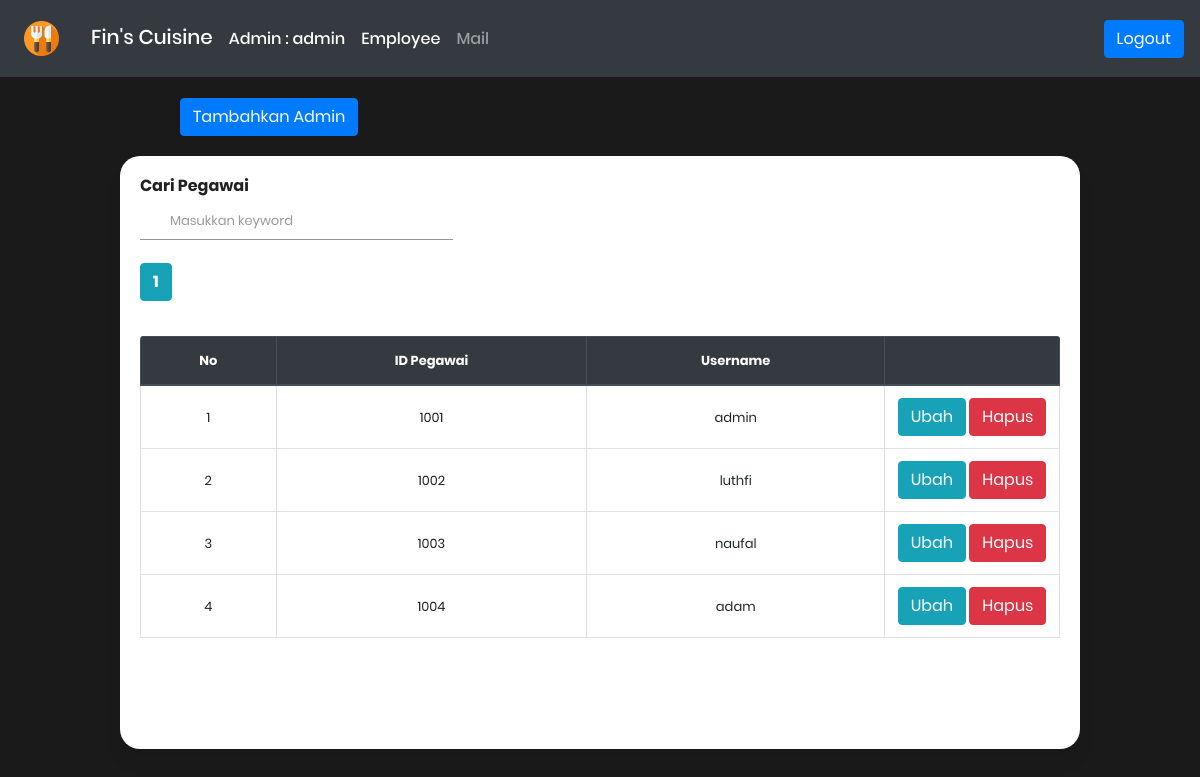
Page /admin/index_admin.php (signed in) on the committed database.
### tables this page shows
CREATE TABLE `admin_resto` (
  `employee_id` int(11) NOT NULL,
  `employee_username` varchar(50) NOT NULL,
  `employee_password` varchar(50) NOT NULL,
  `employee_access` varchar(50) NOT NULL
);

### admin/functions.php (called while the page is built, shortened)
<?php
    $db_connect = mysqli_connect("localhost", "root", "",
    "db_restoran");
    function query($query){
        global $db_connect;
        $db_result = mysqli_query($db_connect, $query);
        $rows = [];
        while($row = mysqli_fetch_assoc($db_result)){
            $rows[] = $row;
        }
        return $rows;
    }
?>

### admin/index_admin.php (the view, shortened to what this page needs)
<?php
    require 'functions.php';
    $username = $_SESSION["success_FinsResto"];
    $page_data_load = 4;
    $page_data_total = count(query("SELECT * FROM admin_resto"));
    $page_total = ceil($page_data_total / $page_data_load);
    $page_active = (isset($_GET['page'])) ? $_GET["page"]: 1;
    $page_first_data =
    ($page_data_load * $page_active) - $page_data_load;
    $admin = query("SELECT * FROM admin_resto
    LIMIT $page_first_data, $page_data_load");
?>
<!DOCTYPE html>
<html lang="en">
<head>
    <link rel="stylesheet" href="https://stackpath.bootstrapcdn.com/bootstrap/4.4.1/css/bootstrap.min.css">
    <link rel="stylesheet" href="fonts/material-icon/css/material-design-iconic-font.min.css">
    <link rel="stylesheet" href="css/style.css">
</head>
<body style="background-color : #1a1a1a;">
    <?php
        if(isset($_SESSION["success_FinsResto"]) && $_SESSION["success_FinsResto"] != ''){
            $username = $_SESSION["success_FinsResto"];
        }
    ?>
<nav class="navbar navbar-expand-lg navbar-dark bg-dark fixed-top">
  <a class="navbar-brand" href="index.php"><img src="images/cutlery.png" class="card-img m-2" style="width: 35px;" alt="..."></a>
  <div class="collapse navbar-collapse" id="navbarSupportedContent">
    <ul class="navbar-nav mr-auto">
      <li class="nav-item mt-1 active">
        <a class="nav-link" href="index.php"><h5>Fin's Cuisine</h5></a>
      </li>
      <li class="nav-item mt-2 active">
        <a class="nav-link" href="index.php"><h6>Admin : <?= $username?></h6><span class="sr-only">(current)</span></a>
      </li>
      <li class="nav-item mt-2 active">
        <a class="nav-link" href="index_admin.php"><h6>Employee</h6></a>
      </li>
      <li class="nav-item mt-2">
        <a class="nav-link" href="contact.php"><h6>Mail</h6></a>
      </li>
    </ul>
    <a href="logout.php" class="btn btn-primary" role="button">Logout</a>
  </div>
</nav>
    <section class="signup mt-5">
        <button class="btn btn-primary" style="margin-top: 50px; margin-left: 180px;" data-toggle="modal" data-target="#modalAddAdmin">Tambahkan Admin</button>
            <div class="container" style="margin-top: 20px; padding:20px; width:80%;">
            <div class="search"  style="float: left; margin-bottom:-40px;">
                <h6 class="form font-weight-bold">Cari Pegawai</h6>
                    <form action="" method="post">
                        <input type="text" name="admin_keyword" autofocus
                        placeholder="Masukkan keyword" autocomplete="off"
                        id="admin_keyword">
                    </form>
                    <br>
                <?php for( $i=1; $i <= $page_total; $i++ ) :?>
                    <?php if( $i == $page_active ) :?>
                        <a href="?page=<?= $i;  ?>" style="font-weight: bold; color:#fff;"><button type="button" class="btn btn-info font-weight-bold"><?= $i;  ?></button></a>
                    <?php else :?>
                        <a href="?page=<?= $i;  ?>" style="color:#fff;"><button type="button" class="btn btn-info"><?= $i;  ?></button></a>
                    <?php endif;?>
                <?php endfor;?>
                </div>
                <div class="signup-content" style="width: 100%;">
                    <div class="table-responsive rounded" id="container">
                        <table class="table table-bordered" id="myTable" width="100%" cellspacing = 0>
                            <thead class="thead-dark">
                                <tr>
                                    <th class="align-middle text-center">No</th>
                                    <th class="align-middle text-center">ID Pegawai</th>
                                    <th class="align-middle text-center">Username</th>
                                    <?php
                                        if($username=="admin"){
                                    ?>
                                    <th class="align-middle text-center" width="175"></th>
                                    <?php
                                        }
                                    ?>
                                </tr>
                            </thead>
                            <tbody>
                                <?php
                                    $data_id = 1;
                                ?>
                                <?php
                                    foreach($admin as $row) :
                                ?>
                                <tr>
                                    <td class="align-middle text-center"><?= $data_id;  ?></td>
                                    <td class="align-middle text-center">
                                        <?= $row["employee_id"];  ?>
                                    </td>
                                    <td class="align-middle text-center">
                                        <?= $row["employee_username"];  ?>
                                    </td>
                                    <?php
                                        if($username=="admin"){
                                    ?>
                                    <td class="align-middle text-center">
                                        <a href="admin_update.php?employee_id= <?= $row["employee_id"];  ?>"
                                        class="btn btn-info"
                                        >Ubah</a>
                                        <a href="admin_delete.php?employee_id= <?= $row["employee_id"];  ?> "
                                        onclick=" return confirm('Delete Contact??'); "
                                        class="btn btn-danger"
                                        >Hapus</a>
                                    </td>
                                    <?php
                                        }
                                    ?>
                                </tr>
                                <?php
                                    $data_id++;
                                ?>
                                <?php
                                    endforeach;
                                ?>
                            </tbody>
                        </table>
                    </div>
                </div>
            </div>
        </section>
</body>
</html>

### admin/css/style.css (style rules this page uses)
display-flex, .display-flex, .display-flex-center, .signup-content, .signin-content, .social-login, .socials { display: flex; display: -webkit-flex; }
input, select, textarea { outline: none; appearance: unset !important; -moz-appearance: unset !important; -webkit-appearance: unset !important; -o-appearance: unset !important; -ms-appearance: unset !important; }
img { max-width: 100%; height: auto; }
body { font-size: 13px; line-height: 1.8; color: #222; background: #f8f8f8; font-weight: 400; font-family: Poppins; }
.container { width: 900px; background: #fff; margin: 0 auto; box-shadow: 0px 15px 16.83px 0.17px rgba(0, 0, 0, 0.05); -moz-box-shadow: 0px 15px 16.83px 0.17px rgba(0, 0, 0, 0.05); -webkit-box-shadow: 0px 15px 16.83px 0.17px rgba(0, 0, 0, 0.05); -o-box-shadow: 0px 15px 16.83px 0.17px rgba(0, 0, 0, 0.05); -ms-box-shadow: 0px 15px 16.83px 0.17px rgba(0, 0, 0, 0.05); border-radius: 20px; -moz-border-radius: 20px; -webkit-border-radius: 20px; -o-border-radius: 20px; -ms-border-radius: 20px; }
.signup { margin-bottom: 150px; }
.signup-content { padding: 75px 0; }
input { width: 100%; display: block; border: none; border-bottom: 1px solid #999; padding: 6px 30px; font-family: Poppins; box-sizing: border-box; }
@media screen and (max-width: 1200px) { .container { width: calc( 100% - 30px); max-width: 100%; } }
@media screen and (min-width: 1024px) { .container { max-width: 1200px; } }

### rows in the picture
admin_resto: employee_id "1001", employee_username "admin"
admin_resto: employee_id "1002", employee_username "luthfi"
admin_resto: employee_id "1003", employee_username "naufal"
admin_resto: employee_id "1004", employee_username "adam"

### other values in the picture
$username "admin"
